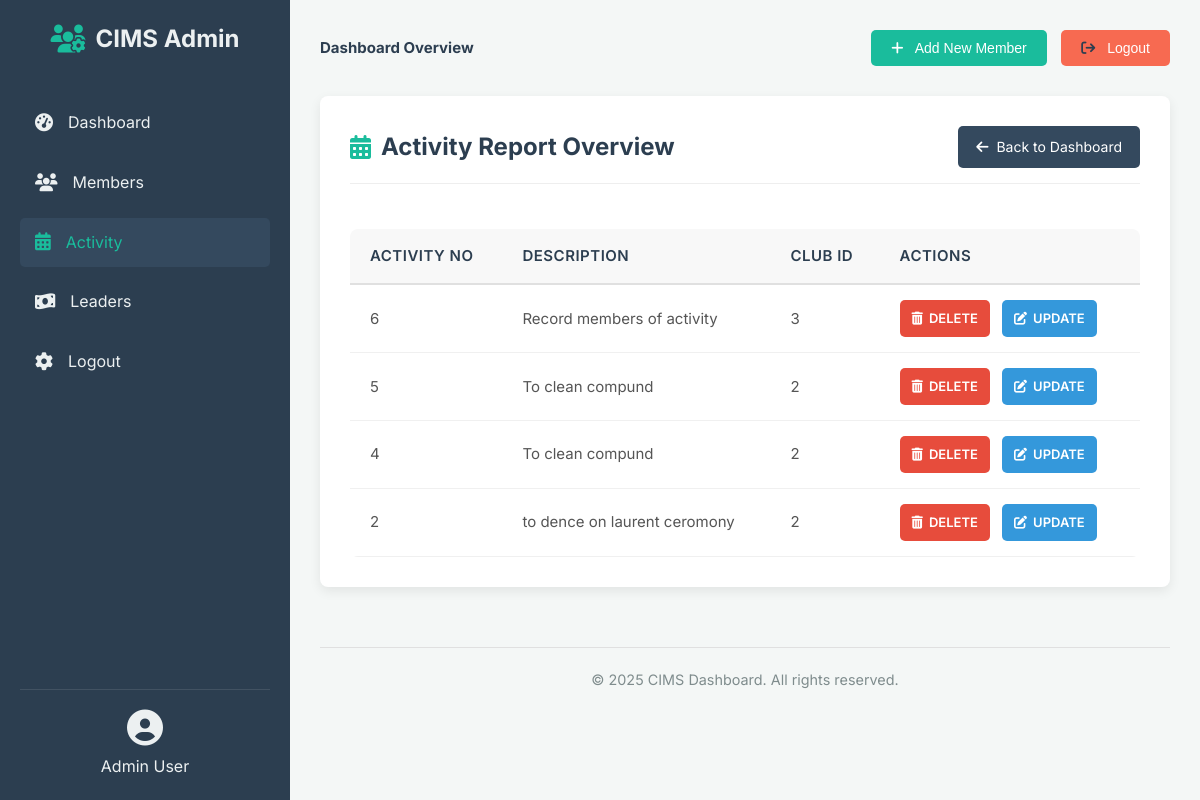
Screenshot of /activitys_report.php with the database file from the repository.
### tables this page shows
CREATE TABLE `activities` (
  `activityNo` int(11) NOT NULL,
  `description` varchar(255) NOT NULL,
  `clubId` int(11) NOT NULL
);

### activitys_report.php (the view, shortened to what this page needs)
<!DOCTYPE html>
<html lang="en">
<head>
    <link rel="stylesheet" href="https://cdnjs.cloudflare.com/ajax/libs/font-awesome/6.5.2/css/all.min.css">
</head>
<body>
    <div class="dashboard-container">
        <aside class="sidebar">
            <div class="club-logo">
                <i class="fas fa-users-cog"></i> <span>CIMS Admin</span>
            </div>
            <nav class="main-nav">
                <ul>
                    <li><a href="dashboard.php" ><i class="fas fa-tachometer-alt"></i>Dashboard</a></li>
                    <li><a href="member_report.php"><i class="fas fa-users"></i> Members</a></li>
                    <li><a href="activitys_report.php" class="active"><i class="fas fa-calendar-alt"></i> Activity</a></li>
                    <li><a href="leaders_report.php"><i class="fas fa-money-bill-wave"></i> Leaders</a></li>
                    <li><a href="logout.php"><i class="fas fa-cog"></i> Logout</a></li>
                </ul>
            </nav>
            <div class="user-info">
                <i class="fas fa-user-circle"></i>
                <span>Admin User</span>
            </div>
        </aside>
        <main class="main-content">
            <header class="dashboard-header">
                <h1>Dashboard Overview</h1>
                <div class="header-actions">
                    <button class="btn primary-btn"><i class="fas fa-plus"></i> <a href="members.php">Add New Member</a></button>
                    <button class="btn secondary-btn"><i class="fa fa-sign-out" aria-hidden="true"></i><a href="logout.php"> Logout</a></button>
                </div>
            </header>
            <div class="report-container">
                <header class="report-header">
                    <h1><i class="fas fa-calendar-alt"></i> Activity Report Overview</h1>
                    <a href="dashboard.php" class="back-button">
                        <i class="fas fa-arrow-left"></i> Back to Dashboard
                    </a>
                </header>
                <div class="overflow-x-auto">
                    <table>
                        <thead>
                            <tr>
                                <th>Activity No</th>
                                <th>Description</th>
                                <th>Club ID</th>
                                <th colspan="2">Actions</th>
                            </tr>
                        </thead>
                        <tbody>
                            <?php
                            include 'db_connection.php';
                            if (isset($conn) && $conn) {
                                $query = mysqli_query($conn, "SELECT * FROM activities ORDER BY activityNo DESC");
                                if ($query) {
                                    if (mysqli_num_rows($query) > 0) {
                                        while ($records = mysqli_fetch_array($query)) {
                                            ?>
                                            <tr>
                                                <td><?php echo htmlspecialchars($records['activityNo']); ?></td>
                                                <td><?php echo htmlspecialchars($records['description']); ?></td>
                                                <td><?php echo htmlspecialchars($records['clubId']); ?></td>
                                                <td class="action-group">
                                                    <a href="./delete.php?delete_id=<?php echo $records['activityNo']; ?>" class="action-button delete">
                                                        <i class="fas fa-trash-alt"></i> DELETE
                                                    </a>
                                                    <a href="./update.php?update_id=<?php echo $records['activityNo']; ?>" class="action-button update">
                                                        <i class="fas fa-edit"></i> UPDATE
                                                    </a>
                                                </td>
                                            </tr>
                                            <?php
                                        }
                                    } else {
                                        echo "<tr><td colspan='4' style='text-align: center; padding: 20px; color: #7f8c8d;'>No activities found.</td></tr>";
                                    }
                                } else {
                                    echo "<tr><td colspan='4' style='text-align: center; padding: 20px; color: #e74c3c;'>Error retrieving data: " . htmlspecialchars(mysqli_error($conn)) . "</td></tr>";
                                }
                            } else {
                                echo "<tr><td colspan='4' style='text-align: center; padding: 20px; color: #e74c3c;'>Database connection not established.</td></tr>";
                            }
                            ?>
                        </tbody>
                    </table>
                </div>
            </div>
            <footer class="dashboard-footer">
                &copy; <?php echo date('Y'); ?> CIMS Dashboard. All rights reserved.
            </footer>
        </main>
    </div>
</body>
</html>

### activitys_report.php (style rules this page uses)
body { margin: 0; font-family: 'Inter', sans-serif; background-color: #f4f7f6; color: #333; line-height: 1.6; }
.dashboard-container { display: flex; min-height: 100vh; }
.sidebar { width: 250px; background-color: #2c3e50; color: #ecf0f1; padding: 20px; display: flex; flex-direction: column; box-shadow: 2px 0 5px rgba(0,0,0,0.1); }
.club-logo { font-size: 24px; font-weight: 700; text-align: center; margin-bottom: 40px; display: flex; align-items: center; justify-content: center; gap: 10px; }
.club-logo i { font-size: 28px; color: #1abc9c; }
.main-nav ul { list-style: none; padding: 0; margin: 0; flex-grow: 1; }
.main-nav li { margin-bottom: 10px; }
.main-nav a { display: flex; align-items: center; padding: 12px 15px; color: #ecf0f1; text-decoration: none; border-radius: 5px; transition: background-color 0.3s ease; }
.main-nav a:hover, .main-nav a.active { background-color: #34495e; color: #1abc9c; }
.main-nav a i { margin-right: 15px; font-size: 18px; }
.user-info { margin-top: auto; padding-top: 20px; border-top: 1px solid rgba(255,255,255,0.1); text-align: center; font-size: 16px; display: flex; flex-direction: column; align-items: center; gap: 8px; }
.user-info i { font-size: 36px; color: #ecf0f1; }
.main-content { flex-grow: 1; padding: 30px; background-color: #f4f7f6; display: flex; flex-direction: column; }
.dashboard-header { display: flex; justify-content: space-between; align-items: center; margin-bottom: 30px; }
.dashboard-header h1 { margin: 0; font-size: 15px; color: #2c3e50; }
.header-actions .btn { padding: 10px 20px; border: none; border-radius: 5px; cursor: pointer; font-size: 14px; margin-left: 10px; transition: background-color 0.3s ease; }
.header-actions button a { text-decoration: none; color: white; }
.btn i { margin-right: 8px; }
.primary-btn { background-color: #1abc9c; color: white; }
.secondary-btn { background-color:rgb(247, 106, 81); color: #2c3e50; border: 1px solid #bdc3c7; }
.dashboard-footer { margin-top: 30px; padding-top: 20px; border-top: 1px solid #e0e0e0; text-align: center; color: #7f8c8d; font-size: 0.9em; }
.report-container { background-color: white; padding: 30px; border-radius: 8px; box-shadow: 0 4px 12px rgba(0,0,0,0.08); margin-bottom: 30px; }
.report-header { display: flex; justify-content: space-between; align-items: center; margin-bottom: 25px; padding-bottom: 15px; border-bottom: 1px solid #eee; }
.report-header h1 { font-size: 24px; color: #2c3e50; margin: 0; display: flex; align-items: center; gap: 10px; }
.report-header h1 i { color: #1abc9c; }
.back-button { background-color: #34495e; color: white; padding: 10px 18px; border-radius: 5px; text-decoration: none; font-size: 14px; transition: background-color 0.3s ease; display: inline-flex; align-items: center; gap: 8px; }
.overflow-x-auto { overflow-x: auto; }
table { width: 100%; border-collapse: collapse; margin-top: 20px; background-color: #ffffff; border-radius: 8px; overflow: hidden; }
table thead tr { background-color: #f8f8f8; border-bottom: 2px solid #e0e0e0; }
table th, table td { padding: 15px 20px; text-align: left; border-bottom: 1px solid #f0f0f0; font-size: 15px; color: #555; }
table th { font-weight: 600; color: #2c3e50; text-transform: uppercase; letter-spacing: 0.5px; }
.action-group { white-space: nowrap; }
.action-button { display: inline-flex; align-items: center; padding: 8px 12px; border-radius: 5px; text-decoration: none; font-size: 13px; font-weight: 600; margin-right: 8px; transition: background-color 0.3s ease, color 0.3s ease; }
.action-button i { margin-right: 6px; }
.action-button.delete { background-color: #e74c3c; color: white; }
.action-button.update { background-color: #3498db; color: white; }

### rows the page displays
activities: activityNo "6", description "Record members of activity", clubId "3"
activities: activityNo "5", description "To clean compund", clubId "2"
activities: activityNo "4", description "To clean compund", clubId "2"
activities: activityNo "2", description "to dence on laurent ceromony", clubId "2"
